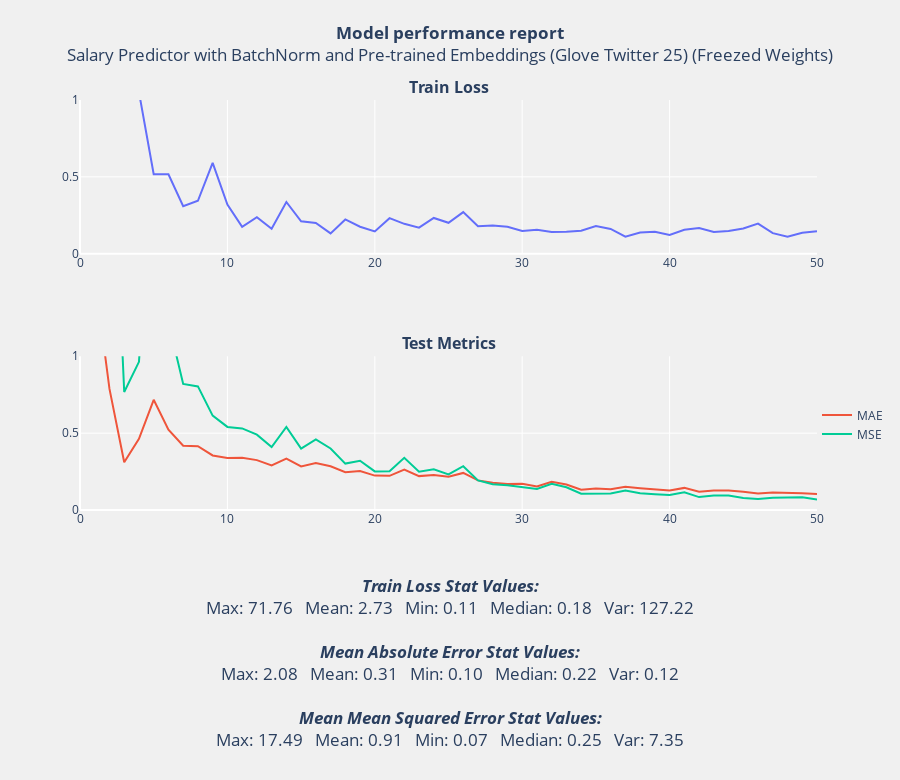

Write notebook code for a chart like this one.
### Code cell
draw_loss_acc_plot('Salary Predictor with BatchNorm and Pre-trained Embeddings (Glove Twitter 25) (Freezed Weights)', train_loss_7, list_mae_7, list_mse_7)

### Figure 1 — Plotly figure (JSON) as saved in the notebook; plotly's stock layout.template omitted (floating-point values rounded to 4 significant figures)
{"data": [{"mode": "lines", "name": "Train Loss", "showlegend": false, "type": "scatter", "x": [0, 1, 2, 3, 4, 5, 6, 7, 8, 9, 10, 11, 12, 13, 14, 15, 16, 17, 18, 19, 20, 21, 22, 23, 24, 25, 26, 27, 28, 29, 30, 31, 32, 33, 34, 35, 36, 37, 38, 39, 40, 41, 42, 43, 44, 45, 46, 47, 48, 49, 50], "xaxis": "x", "y": [71.76, 38.83, 13.81, 4.067, 1.051, 0.5175, 0.5166, 0.3088, 0.3448, 0.5907, 0.3197, 0.1745, 0.2374, 0.1619, 0.3365, 0.2108, 0.2006, 0.1326, 0.223, 0.1759, 0.1454, 0.2316, 0.1946, 0.1697, 0.2328, 0.2014, 0.271, 0.1791, 0.1845, 0.1754, 0.1485, 0.1564, 0.1421, 0.1425, 0.15, 0.1806, 0.1616, 0.1111, 0.1384, 0.1435, 0.1227, 0.1557, 0.1675, 0.1413, 0.1479, 0.1647, 0.1964, 0.134, 0.1108, 0.1363, 0.1462], "yaxis": "y"}, {"mode": "lines", "name": "MAE", "type": "scatter", "x": [0, 1, 2, 3, 4, 5, 6, 7, 8, 9, 10, 11, 12, 13, 14, 15, 16, 17, 18, 19, 20, 21, 22, 23, 24, 25, 26, 27, 28, 29, 30, 31, 32, 33, 34, 35, 36, 37, 38, 39, 40, 41, 42, 43, 44, 45, 46, 47, 48, 49, 50], "xaxis": "x2", "y": [2.085, 1.522, 0.7876, 0.3106, 0.4629, 0.7168, 0.5231, 0.4176, 0.4147, 0.3547, 0.3384, 0.3404, 0.3246, 0.2902, 0.3344, 0.2837, 0.3061, 0.284, 0.2454, 0.2538, 0.2237, 0.2223, 0.2626, 0.2204, 0.2274, 0.2158, 0.2411, 0.1926, 0.1774, 0.1694, 0.1702, 0.153, 0.1829, 0.1653, 0.1316, 0.1394, 0.1354, 0.1514, 0.142, 0.1365, 0.1271, 0.1438, 0.1187, 0.1272, 0.1269, 0.118, 0.1079, 0.1138, 0.1132, 0.1096, 0.104], "yaxis": "y2"}, {"mode": "lines", "name": "MSE", "type": "scatter", "x": [0, 1, 2, 3, 4, 5, 6, 7, 8, 9, 10, 11, 12, 13, 14, 15, 16, 17, 18, 19, 20, 21, 22, 23, 24, 25, 26, 27, 28, 29, 30, 31, 32, 33, 34, 35, 36, 37, 38, 39, 40, 41, 42, 43, 44, 45, 46, 47, 48, 49, 50], "xaxis": "x2", "y": [17.49, 9.482, 2.908, 0.7673, 0.9635, 2.36, 1.222, 0.82, 0.804, 0.6136, 0.5405, 0.5305, 0.4902, 0.4098, 0.5403, 0.3992, 0.4598, 0.4001, 0.3018, 0.3207, 0.2509, 0.2516, 0.3397, 0.2491, 0.2646, 0.2317, 0.2849, 0.1924, 0.1675, 0.1611, 0.1506, 0.1372, 0.1701, 0.148, 0.106, 0.108, 0.1071, 0.1261, 0.1085, 0.1023, 0.09788, 0.1154, 0.08397, 0.09424, 0.09353, 0.07862, 0.07108, 0.08026, 0.08085, 0.08303, 0.06806], "yaxis": "y2"}], "layout": {"annotations": [{"font": {"size": 16}, "showarrow": false, "text": "<b>Train Loss</b>", "x": 0.5, "xanchor": "center", "xref": "paper", "y": 1, "yanchor": "bottom", "yref": "paper"}, {"font": {"size": 16}, "showarrow": false, "text": "<b>Test Metrics</b>", "x": 0.5, "xanchor": "center", "xref": "paper", "y": 0.375, "yanchor": "bottom", "yref": "paper"}], "autosize": false, "height": 780, "legend": {"x": 1, "y": 0.15}, "margin": {"b": 270}, "paper_bgcolor": "rgba(240, 240, 240, 0.95)", "plot_bgcolor": "rgba(240, 240, 240, 0.95)", "title": {"text": "<b>Model performance report</b><br>Salary Predictor with BatchNorm and Pre-trained Embeddings (Glove Twitter 25) (Freezed Weights)<br><br><br><br><br><br><br><br><br><br><br><br><br><br><br><br><br><br><br><br><br><br><br><br><b><i>Train Loss Stat Values:</i></b><br>Max: 71.76   Mean: 2.73   Min: 0.11   Median: 0.18   Var: 127.22<br><br><b><i>Mean Absolute Error Stat Values:</i></b><br>Max: 2.08   Mean: 0.31   Min: 0.10   Median: 0.22   Var: 0.12<br><br><b><i>Mean Mean Squared Error Stat Values:</i></b><br>Max: 17.49   Mean: 0.91   Min: 0.07   Median: 0.25   Var: 7.35", "x": 0.5, "xanchor": "center", "y": 0.95, "yanchor": "top"}, "width": 900, "xaxis": {"anchor": "y", "domain": [0, 1]}, "xaxis2": {"anchor": "y2", "domain": [0, 1]}, "yaxis": {"anchor": "x", "domain": [0.625, 1], "range": [0, 1]}, "yaxis2": {"anchor": "x2", "domain": [0, 0.375], "range": [0, 1]}}}
